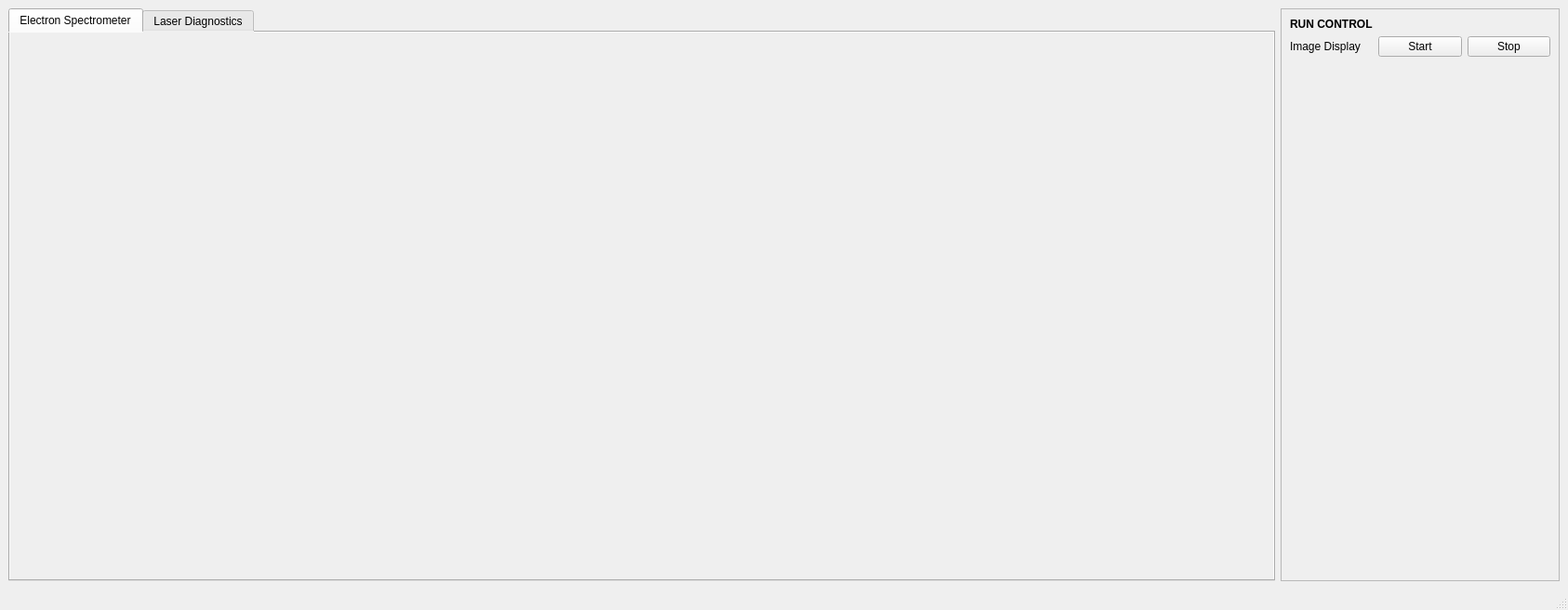
<?xml version="1.0" encoding="UTF-8"?>
<ui version="4.0">
 <class>RCMainWindow</class>
 <widget class="QMainWindow" name="RCMainWindow">
  <property name="geometry">
   <rect>
    <x>0</x>
    <y>0</y>
    <width>1686</width>
    <height>656</height>
   </rect>
  </property>
  <property name="windowTitle">
   <string>RCMainWindow</string>
  </property>
  <widget class="QWidget" name="centralwidget">
   <layout class="QGridLayout" name="gridLayout">
    <item row="0" column="0">
     <widget class="QTabWidget" name="tabWidget">
      <property name="styleSheet">
       <string notr="true">background-color: rgb(239, 239, 239)</string>
      </property>
      <property name="currentIndex">
       <number>0</number>
      </property>
      <widget class="QWidget" name="tab_ESPEC">
       <attribute name="title">
        <string>Electron Spectrometer</string>
       </attribute>
      </widget>
      <widget class="QWidget" name="tab_LASERDIAGNOSTICS">
       <attribute name="title">
        <string>Laser Diagnostics</string>
       </attribute>
      </widget>
     </widget>
    </item>
    <item row="0" column="1">
     <widget class="QFrame" name="frame">
      <property name="minimumSize">
       <size>
        <width>300</width>
        <height>0</height>
       </size>
      </property>
      <property name="frameShape">
       <enum>QFrame::StyledPanel</enum>
      </property>
      <property name="frameShadow">
       <enum>QFrame::Raised</enum>
      </property>
      <layout class="QGridLayout" name="gridLayout_2">
       <item row="1" column="1">
        <widget class="QPushButton" name="pushButton_IMAGE_DISPLAY_CONTROL">
         <property name="text">
          <string>Start</string>
         </property>
        </widget>
       </item>
       <item row="2" column="1">
        <spacer name="verticalSpacer">
         <property name="orientation">
          <enum>Qt::Vertical</enum>
         </property>
         <property name="sizeHint" stdset="0">
          <size>
           <width>20</width>
           <height>40</height>
          </size>
         </property>
        </spacer>
       </item>
       <item row="1" column="0">
        <widget class="QLabel" name="label_2">
         <property name="text">
          <string>Image Display</string>
         </property>
        </widget>
       </item>
       <item row="1" column="2">
        <widget class="QPushButton" name="pushButton">
         <property name="text">
          <string>Stop</string>
         </property>
        </widget>
       </item>
       <item row="0" column="0" colspan="3">
        <widget class="QLabel" name="label">
         <property name="font">
          <font>
           <bold>true</bold>
          </font>
         </property>
         <property name="text">
          <string>RUN CONTROL</string>
         </property>
        </widget>
       </item>
      </layout>
     </widget>
    </item>
   </layout>
  </widget>
  <widget class="QMenuBar" name="menubar">
   <property name="geometry">
    <rect>
     <x>0</x>
     <y>0</y>
     <width>1686</width>
     <height>22</height>
    </rect>
   </property>
  </widget>
  <widget class="QStatusBar" name="statusbar"/>
 </widget>
 <resources/>
 <connections/>
</ui>
